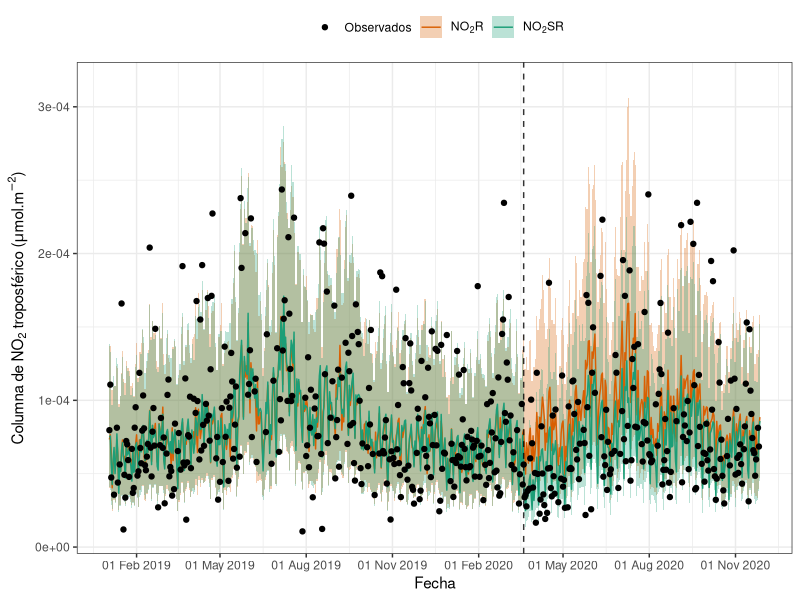

Generate this figure with R:

library(tidyverse)
library(data.table)

datos <- fread("Datos/Resultados_prophet/Modelo_2/resultados_modelo_2_unidades_reales.csv")

datos <- datos[ds < as.Date("2020-11-28")]

datos.obs <- datos[, .(ds, y)]

datos.valores <- datos[, .(ds, prediccion_train, prediccion_test)]

areas <- c("ds", names(datos)[grepl("min|max", names(datos))])

datos.area <- datos[, ..areas]

datos.valores <- datos.valores %>%
  melt(id.vars = "ds")

datos.area <- datos.area %>%
  melt(id.vars = "ds")

datos.area[, c("origen", "variable") := .(fifelse(grepl("train", variable), "prediccion_train", "prediccion_test"),
                                          fifelse(grepl("max", variable), "max", "min"))]

datos.area <- datos.area %>%
  dcast(ds + origen ~ variable)

datos <- merge(datos.valores, datos.area, by.x = c("ds", "variable"), by.y = c("ds", "origen"), all = TRUE)


plot.pred <- datos %>%
  ggplot(aes(x = ds, y = value)) +
  geom_ribbon(aes(fill = variable, ymin = min, ymax = max), alpha = 0.3) +
  geom_line(aes(col = variable)) +
  geom_point(data = datos.obs, aes(y = y, col = "Observados", fill = "Observados")) +
  theme_bw() +
  scale_fill_manual(name = "",
                    labels = c("Observados",
                               expression(paste(NO[2], "R")),
                               expression(paste(NO[2], "SR"))),
                    values = c("Observados" = "transparent", 
                               "prediccion_test" = "#D95F02",
                               "prediccion_train" = "#1B9E77")) +
  scale_color_manual(name = "",
                     labels = c("Observados",
                                expression(paste(NO[2], "R")),
                                expression(paste(NO[2], "SR"))),
                     values = c("Observados" = "black", 
                                "prediccion_test" = "#D95F02",
                                "prediccion_train" = "#1B9E77")) +
  labs(x = "Fecha", y = expression(paste("Columna de ", NO[2], " troposférico (", mu, "mol.", m^-2, ")"))) +
  theme(legend.position = "top") +
  geom_vline(xintercept = as.Date("2020-03-20"), linetype = "dashed", alpha = 0.8) +
  scale_x_date(date_breaks = "3 months", labels = function(x) format(x, "%d %b %Y"))

ggsave("Figuras/Modelo_2/Prediccion_m2.png", plot.pred, width = 10, height = 6)

  
